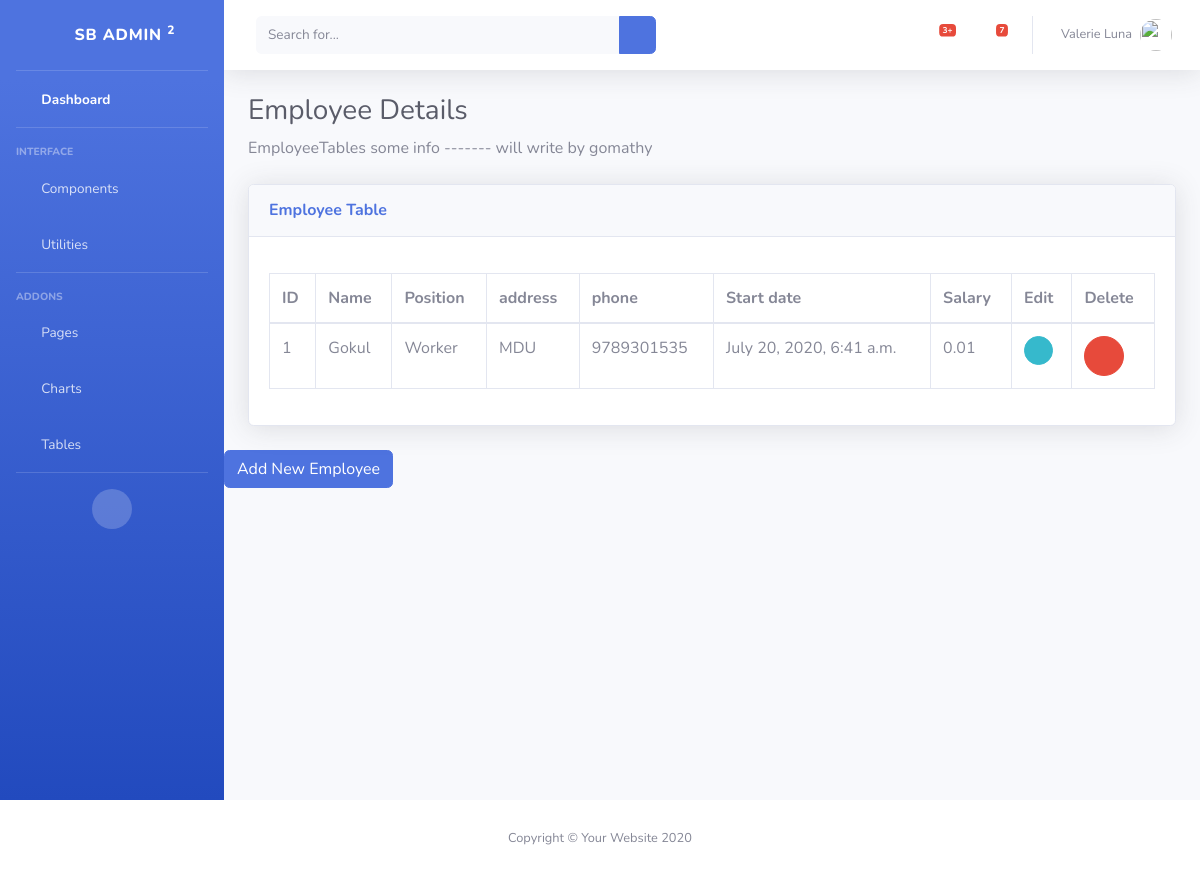
/employee/, run on the app's committed database.
### inventory/models.py (models this page shows, shortened)
class Employee(models.Model):
	name = models.CharField("Employee Name", max_length=30, default='NULL', blank=True)
	DESIGNATION_WORKER= 'Worker'
	DESIGNATION_CEO= 'Manager'
	DESIGNATION_SUPERVISER= 'Superviser'
	DESIGNATION_MARKETING= 'MarketingHead'
	DESIGNATION_OTHERS= 'Others'
	DESIGNATION_CHOICES= [(DESIGNATION_WORKER, 'Worker'),(DESIGNATION_CEO,'Manager'),(DESIGNATION_SUPERVISER,'Superviser'),(DESIGNATION_MARKETING,'MarketingHead'),(DESIGNATION_WORKER,'others') ]
	designation = models.CharField(choices=DESIGNATION_CHOICES, max_length=200, default='Others')
	address = models.CharField(max_length=70, default='Not Found', blank=True)
	phone = models.CharField("Phone Number", max_length=11, default='0000000', blank=True)
	dob = models.DateTimeField('date of birth', default=now, blank=True)
	doj = models.DateTimeField('date of Joined', default=now, blank=True)
	salary = models.DecimalField(max_digits=12, decimal_places=2,  default=0.0, blank=True)
	GENDER_MALE = 0
	GENDER_FEMALE = 1
	GENDER_OTHERS = 2
	GENDER_CHOICES = [(GENDER_MALE, 'Male'), (GENDER_FEMALE, 'Female'), (GENDER_FEMALE, 'Others') ]
	gender = models.IntegerField(choices=GENDER_CHOICES, default=2)

### inventory/views.py (the view)
# urls.py: path('employee/',views.employee,name='employee'),
def employee(request):
	Emps = Employee.objects.all()
	return render(request, 'inventory/employee.html', { 'Emps': Emps })

### inventory/templates/inventory/employee.html
{% extends 'inventory/base.html' %}
{% load static %}
{% block body %}
<h1 class="h3 mb-2 text-gray-800">Employee Details </h1>
          <p class="mb-4">EmployeeTables some info ------- will write by gomathy  </p>
          <div class="card shadow mb-4">
            <div class="card-header py-3">
              <h6 class="m-0 font-weight-bold text-primary">Employee Table</h6>
            </div>
            <div class="card-body">
              <div class="table-responsive">
                <table class="table table-bordered" id="dataTable" width="100%" cellspacing="0">
                  <thead>
                    <tr>
                      <th>ID</th>
                      <th>Name</th>
                      <th>Position</th>
                      <th>address</th>
                      <th>phone</th>
                      <th>Start date</th>
                      <th>Salary</th>
                      <th>Edit</th>
                      <th>Delete</th>
                    </tr>
                  </thead>
                  <tbody>
            <ul>
						{% for e in Emps %}
						<tr>
                <td> {{ e.id }} </td>
						    <td>{{ e.name }} </td>
						    <td>{{ e.designation }} </td>
						    <td>{{ e.address }} </td>
						    <td>{{ e.phone }} </td>
						    <td>{{ e.doj }} </td>
						    <td>{{ e.salary }} </td>
                <td>
                    <a href="{% url 'inventory:emp_edit' e.id %}" class="btn btn-info btn-circle btn-sm">
                      <i class="fas fa-info-circle"></i>
                    </a>
                </td>
                <td>
                    <a href="{% url 'inventory:delete_employee' e.id %}"
                      class="btn btn-danger btn-circle tn-sm">
                      <i class="fas fa-trash"></i>
                    </a>
                </td>
						</tr>
						{% endfor %}
						</ul>
                  </tbody>
                </table>
              </div>
            </div>
          </div>
        </div>
        <div class="button-group">
              <a href="{% url 'inventory:add_employee' %}" class="btn btn-primary" role="button">
              Add New Employee </a>
        </div>
      </div>
</div>
{% endblock %}

### data on the page
Employee: id "1", name "Gokul", designation "Worker", address "MDU", phone "9789301535", doj "July 20, 2020, 6:41 a.m.", salary "0.01"
